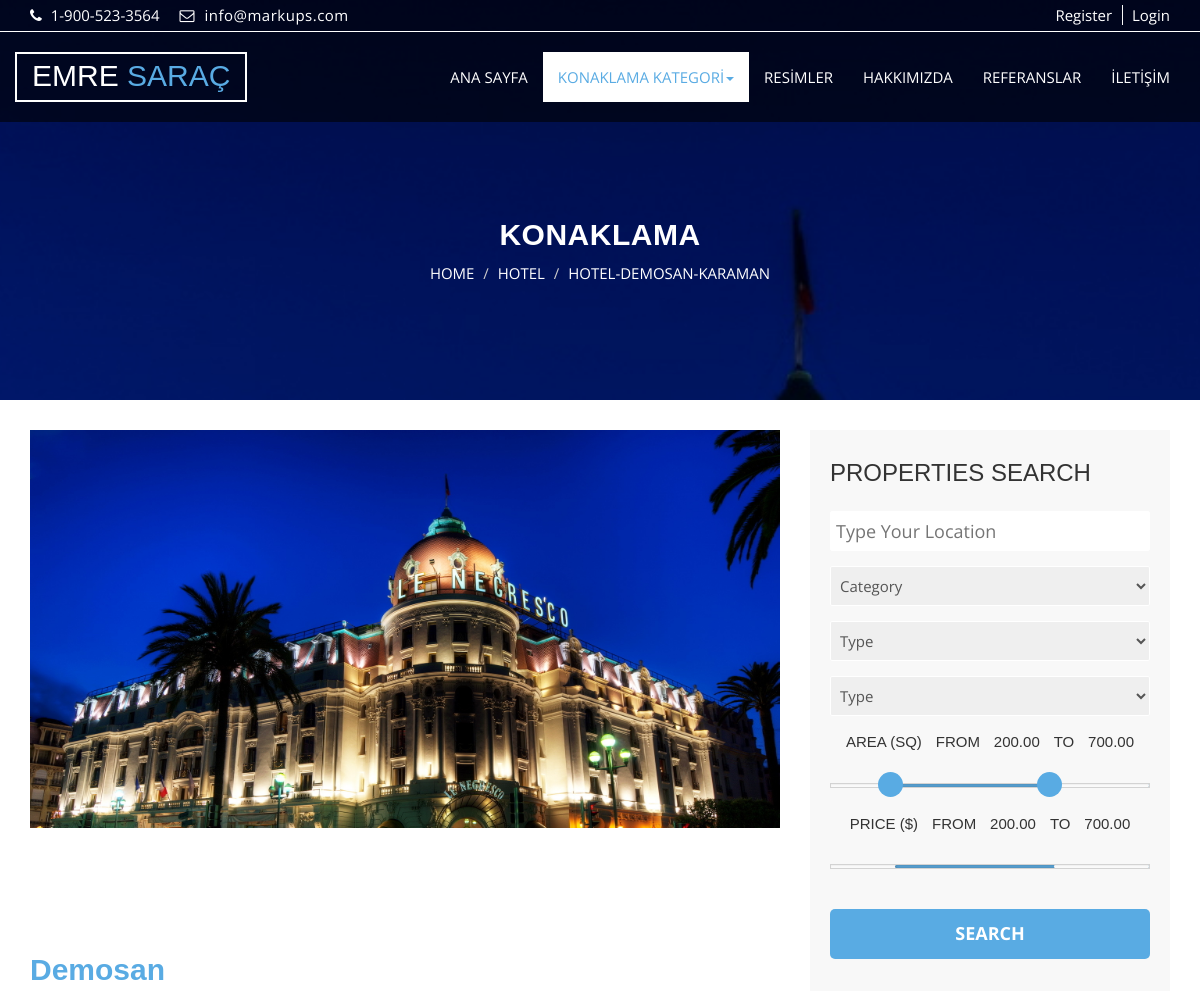
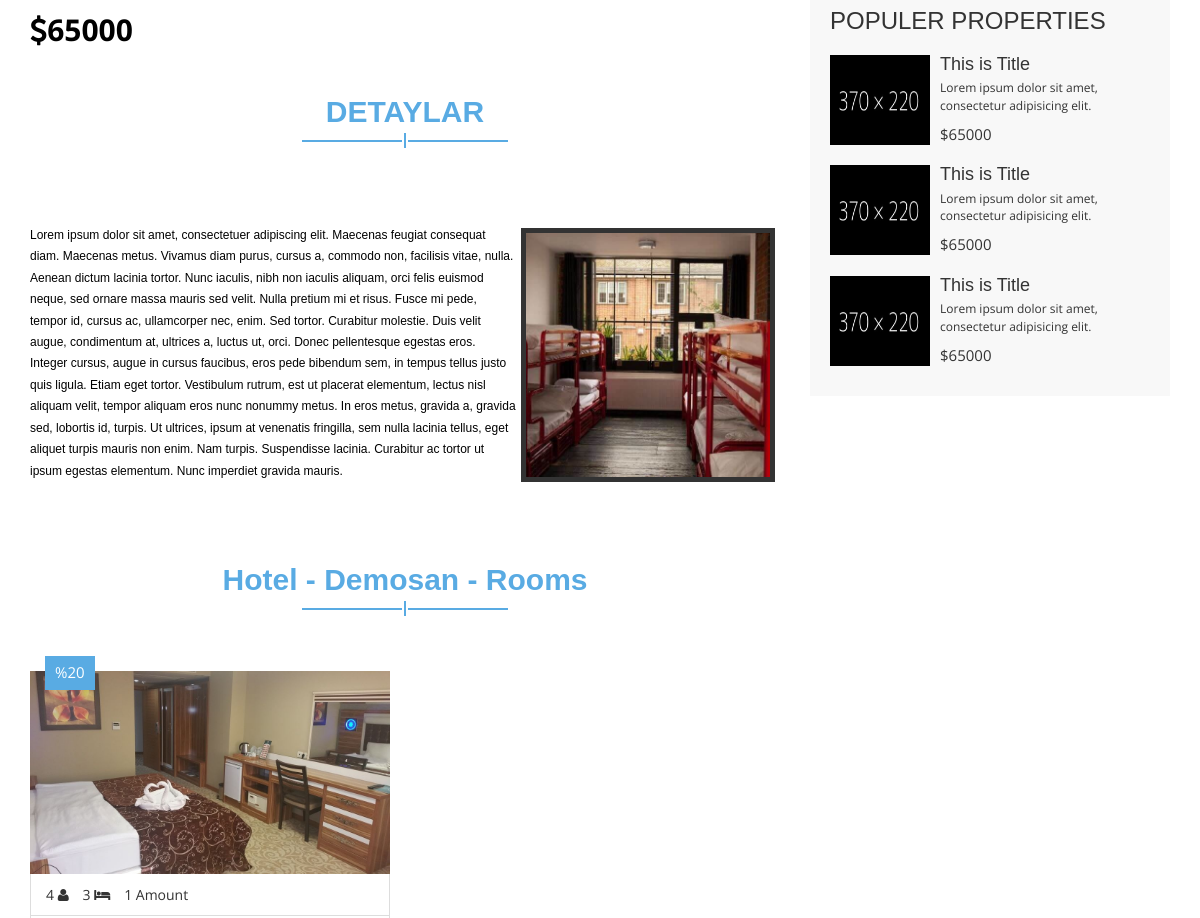
Page /accommodation/2/hotel-demosan-karaman/ (upper part) on the earlier database version (2 pictures, top to bottom).
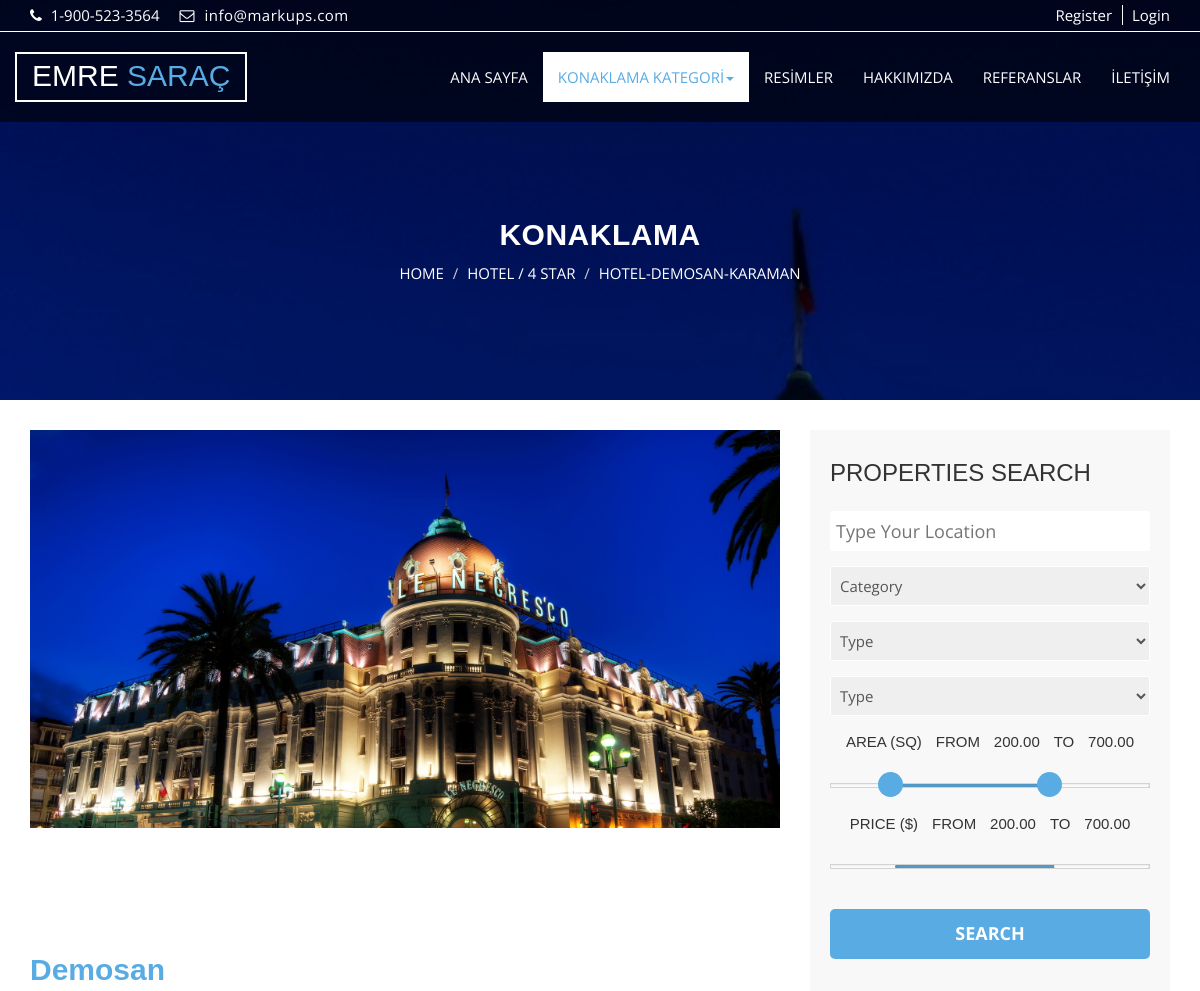
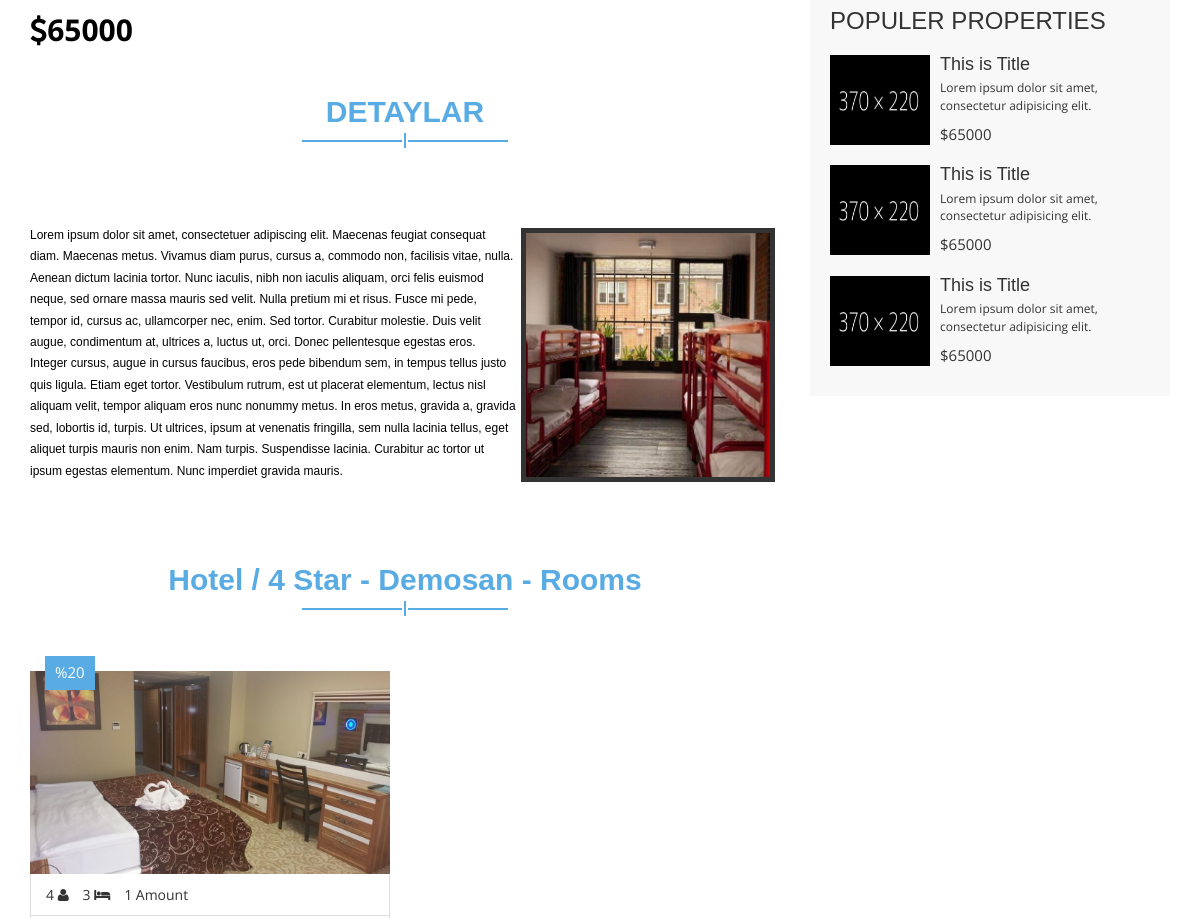
Same page on the later database version (2 pictures, top to bottom).
### accommodation/models.py (models this page shows, shortened)
class Accommodation(models.Model):
    STATUS = (
        ('True', 'Evet'),
        ('False', 'Hayır'),
    )
    STAR = (
        ('0', '-'),
        ('1', '(1) *'),
        ('2', '(2) **'),
        ('3', '(3) ***'),
        ('4', '(4) ****'),
        ('5', '(5) *****'),
    )
    category    = models.ForeignKey(Category, on_delete=models.CASCADE)
    title       = models.CharField(max_length=100) #charfield = uzunluk
    keywords    = models.CharField(max_length=255)
    description = models.CharField(max_length=255)
    thumbnail   = models.ImageField(blank=True, upload_to='images', default='images/null.jpg')
    star        = models.CharField(max_length=1, blank=True, choices=STAR)
    address     = models.TextField(max_length=150)
    email       = models.CharField(max_length=30)
    phone       = models.PositiveSmallIntegerField()
    fax         = models.PositiveSmallIntegerField(blank=True,null=True)
    city        = models.CharField(max_length=30) #TODO: City için bir veri tabanı hazırlanacak.
    detail      = RichTextUploadingField(blank=True)
    status      = models.CharField(max_length=10, choices=STATUS)
    slug        = models.SlugField()
    create_at   = models.DateTimeField(auto_now_add=True)
    update_at   = models.DateTimeField(auto_now=True)
    def image_tag(self):
        return mark_safe('<img src="{}" height="85"/>'.format(self.thumbnail.url))
    image_tag.short_descripton = 'Image'

class Category(MPTTModel):
    STATUS = (
        ('True', 'Evet'),
        ('False', 'Hayır'),
    )
    title       = models.CharField(max_length=30) #charfield = uzunluk
    keywords    = models.CharField(max_length=255)
    description = models.CharField(max_length=255)
    thumbnail   = models.ImageField(blank=True, upload_to='images', default='images/null.jpg')
    status      = models.CharField(max_length=10, choices=STATUS)
    slug        = models.SlugField()
    parent      = TreeForeignKey('self', blank=True, null=True, related_name='children', on_delete=models.CASCADE)
    create_at   = models.DateTimeField(auto_now_add=True)
    update_at   = models.DateTimeField(auto_now=True)
    class MPTTMeta:
        order_insertion_by = ['title']
    def __str__(self):
        full_path = [self.title]
        k = self.parent
        while k is not None:
            full_path.append(k.title)
            k = k.parent
        return ' / '.join(full_path[::-1])
    def image_tag(self):
        return mark_safe('<img src="{}" width="45" height="37"/>'.format(self.thumbnail.url))
    image_tag.short_descripton = 'Image'

### home/views.py (the view)
# urls.py: path('accommodation/<int:id>/<slug:slug>/', views.accommodation_detail, name='accommodation_detail'),
def accommodation_detail(request,id,slug):
    setting = Settings.objects.get(pk=1)
    accommodation = Accommodation.objects.get(pk=id)
    rooms = Room.objects.filter(hotel_id = id)
    images = Image.objects.filter(hotel_id = id)
    category = Category.objects.all()
    context = {'setting': setting,
               'accommodation': accommodation,
               'category': category,
               'rooms':rooms,
               'images':images,
               'page': 'konaklama'}
    return render(request, 'accommodation_detail.html', context)

### home/templates/accommodation_detail.html (shortened to what the changed rows need)
{% extends "homebase.html" %}
{% block menu %}
    {% include "menu.html" %}
{% endblock %}
{% block slider %}
  <section id="aa-property-header" style="background-image: url('{{ accommodation.thumbnail.url }}')">
    <div class="container">
      <div class="row">
        <div class="col-md-12">
          <div class="aa-property-header-inner">
            <h2>KONAKLAMA</h2>
            <ol class="breadcrumb">
            <li><a href="/">HOME</a></li>
            <li><a href="/category/{{ accommodation.category.id }}/{{ accommodation.category }}">{{ accommodation.category }}</a></li>
            <li class="active">{{ accommodation.slug }}</li>
          </ol>
          </div>
        </div>
      </div>
    </div>
  </section>
{% endblock %}
{% block content %}
  <section id="aa-properties">
    <div class="container">
      <div class="row">
        <div class="col-md-8">
          <div class="aa-properties-content">
            <div class="aa-properties-details">
             <div class="aa-properties-details-img">
                 <img src="{{ accommodation.thumbnail.url }}" alt="img">
             </div>
             <div class="aa-properties-info">
               <h2> {{ accommodation.title }} </h2>
               <span class="aa-price"><i class="fa fa-dollar"></i>65000</span>
                 <div class="aa-title">
                     <h2>DETAYLAR</h2>
                     <span></span>
                 </div>
               <p>{{ accommodation.detail | safe }}</p>
                <div class="aa-nearby-properties">
                     <div class="aa-title">
                         <h2>{{ accommodation.category }} - {{ accommodation.title }} - Rooms </h2>
                         <span></span>
                     </div>
                 <div class="aa-nearby-properties-area">
                   </div>
                </div>
             </div>
            </div>
          </div>
        </div>
      </div>
    </div>
  </section>
{% endblock %}

Differences in the rows shown:
changed Accommodation "Demosan": category "HOTEL" → "HOTEL / 4 STAR"; category "Hotel" → "Hotel / 4 Star"
